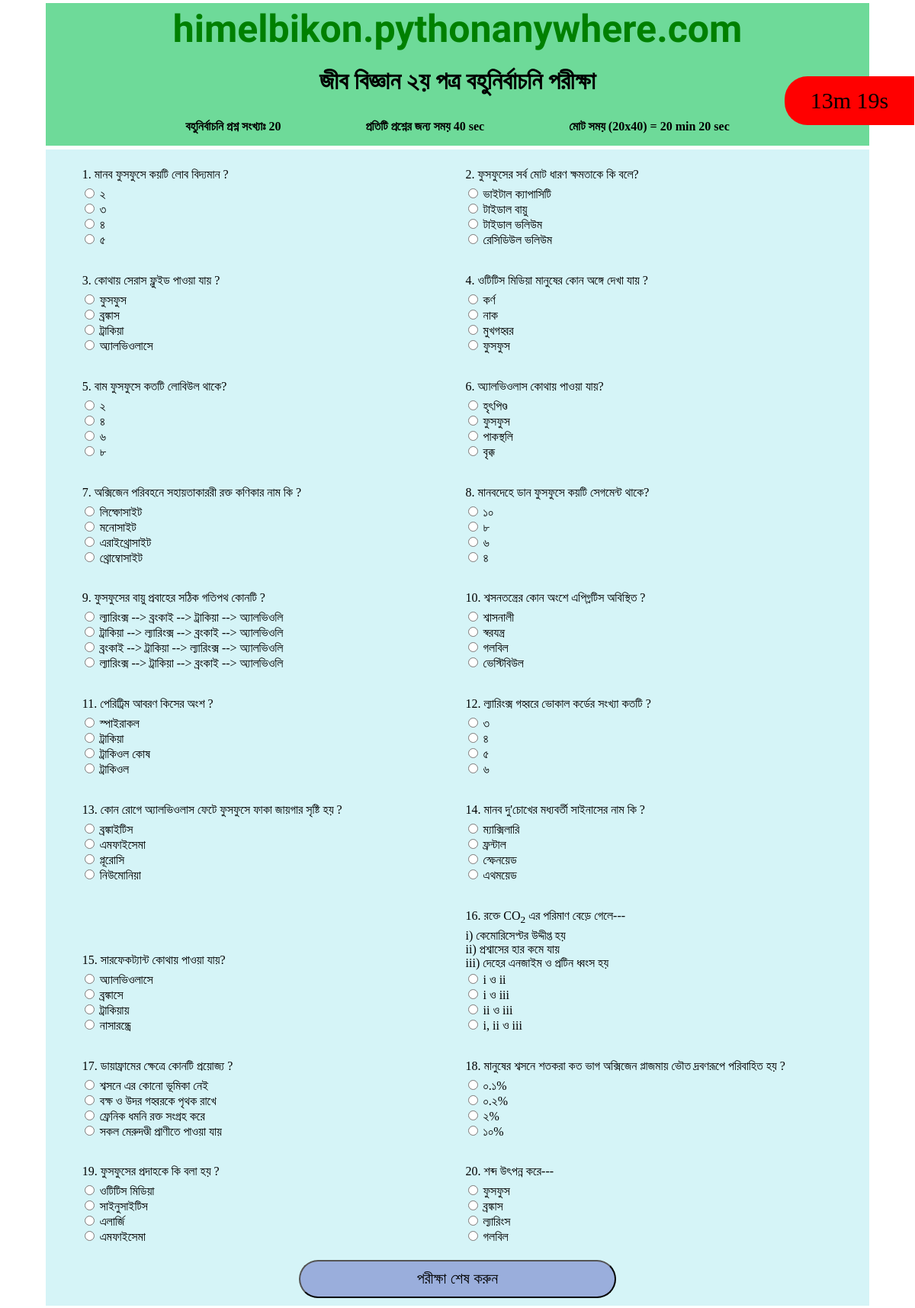
Screenshot of /quiz/hsc/biology2/chapter/05/ with the database file from the repository.
### quiz/models.py (models this page shows, shortened)
class HSC_Quiz(models.Model):
    subject = models.CharField(max_length=50)
    chapter_name = models.CharField(max_length=50)
    chapter_no = models.CharField(max_length=2, blank=True)
    stimulation = models.TextField(blank=True)
    question = models.CharField(max_length=400)
    multiple_answer = models.TextField(blank=True)
    a = models.CharField(max_length=200)
    b = models.CharField(max_length=200)
    c = models.CharField(max_length=200)
    d = models.CharField(max_length=200)
    answer = models.CharField(max_length=200)
    explanation = models.TextField(blank=True)

### quiz/views.py (the view)
# urls.py: path('hsc/<str:sub>/chapter/<int:chap_no>/', views.hsc_quiz, name='hsc_quiz'),
def hsc_quiz(request, sub, chap_no):
    raws = HSC_Quiz.objects.all()
    raw_list = []
    quiz_num = 20
    quizs = []
    exist = []
    answers_id = []
    subjects = {
        'biology1': 'জীব বিজ্ঞান ১ম পত্র',
        'biology2': 'জীব বিজ্ঞান ২য় পত্র'
    }
    if sub in subjects:
        subject = subjects[sub]
    else:
        subject = 'Unknown'
    for raw in raws:
        if raw.subject == sub and int(raw.chapter_no) == int(chap_no):
            raw_list.append(raw)
    if len(raw_list) < quiz_num:
        return render(request, 'quiz/quiz.html', {'message': 'এই বিষয় বা অধ্যয়ের যথেষ্ট প্রশ্ন আমাদের সার্ভারে নেই'})
    while len(quizs) + 1 <= quiz_num:
        mcq = random.choice(raw_list)
        if not mcq in exist:
            mcq.question = str(len(quizs) + 1) + '. ' + mcq.question
            quizs.append(mcq)
            exist.append(mcq)
    for x in quizs:
        answers_id.append(x.id)
    main_dic = {
                'quizs':quizs,
                'answers_id':answers_id,
                'subject':subject,
                'quiz_num': quiz_num,
                'each_quiz_time': 40,
                'total_time': str((quiz_num*40)%60) + ' min ' + str((quiz_num*40)%60) + ' sec',
            }
    return render(request, 'quiz/quiz.html', main_dic)

### quiz/templates/quiz/quiz.html (shortened to what this page needs)
{% load static %}
<!DOCTYPE html>
<html lang="en" dir="ltr">
  <head>
    <link rel="stylesheet" href="{% static 'css/quiz.css' %}">
  </head>
  <body>
    <div class="exam_info">
      <h1 id="url"> <a href="{% url 'home' %}">himelbikon.pythonanywhere.com</a> </h1>
      <h1>{{ subject }} বহুনির্বাচনি পরীক্ষা </h1>
      <div>বহুনির্বাচনি প্রশ্ন সংখ্যাঃ {{ quiz_num }}</div>
      <div>প্রতিটি প্রশ্নের জন্য সময় {{ each_quiz_time }} sec</div>
      <div>মোট সময় ({{ quiz_num }}x{{ each_quiz_time }}) = {{ total_time }}</div>
    </div>
    {% if message %}
    {{ message }}
    {% else %}
    <form name="quiz_form" id="quiz_form" method="POST" action="{% url 'quiz:quiz_result' %}">
      {% for quiz in quizs %}
      <div class="mcq">
       <div>{{ quiz.question|safe }}</div>
       <div> {{ quiz.multiple_answer|safe }} </div>
        <input type="radio" id="{{ quiz.a }}" name="{{ quiz.id }}" value="{{ quiz.a }}">
        <label for="{{ quiz.a }}">{{ quiz.a }}</label><br>
        <input type="radio" id="{{ quiz.b }}" name="{{ quiz.id }}" value="{{ quiz.b }}">
        <label for="{{ quiz.b }}">{{ quiz.b }}</label><br>
        <input type="radio" id="{{ quiz.c }}" name="{{ quiz.id }}" value="{{ quiz.c }}">
        <label for="{{ quiz.c }}">{{ quiz.c }}</label><br>
        <input type="radio" id="{{ quiz.d }}" name="{{ quiz.id }}" value="{{ quiz.d }}">
        <label for="{{ quiz.d }}">{{ quiz.d }}</label><br>
      </div>
      {% endfor %}
      <input id="submit" type="submit" value="পরীক্ষা শেষ করুন">
    </form>
    <div id="timer"> Strating... </div>
    {% endif %}
  </body>
</html>

### static/css/quiz.css (style rules this page uses)
.exam_info { text-align: center; padding: 5px; background: #6eda99; border-bottom: 5px white solid; }
.exam_info div { display: inline-block; padding: 1% 5%; font-weight: bold; }
#url { padding: 0 0; margin: 0 0; }
#url a { text-decoration: none; font-family: 'Acme', sans-serif; font-size: 50px; color: green; }
body { margin: 0.3% 5%; scroll-behavior: smooth; }
form { background: #d5f4f7; padding: 10px 20px; }
.mcq { padding: 2px 5px; padding-bottom: 10px; margin: 1% 2%; display: inline-block; width: 43%; }
.mcq div { padding: 2px; }
#submit { width: 40%; margin-left: 30%; margin-right: 30%; height: 50px; font-size: 20px; border-radius: 25px; background: #9aaedc; }
#timer { position: fixed; right: 1px; top: 100px; background: red; min-width: 150px; max-width: 75%; min-height: 30px; padding-top: 15px; padding-right: 10px; padding-left: 10px; padding-bottom: 15px; font-size: 30px; text-align: center; border-radius: 30px 0px 0px 30px; }

### rows the page displays
HSC_Quiz: question "1. মানব ফুসফুসে কয়টি লোব বিদ্যমান ?", a "২", b "৩", c "৪", d "৫"
HSC_Quiz: question "2. ফুসফুসের সর্ব মোট ধারণ ক্ষমতাকে কি বলে?", a "ভাইটাল ক্যাপাসিটি", b "টাইডাল বায়ু", c "টাইডাল ভলিউম", d "রেসিডিউল ভলিউম"
HSC_Quiz: question "3. কোথায় সেরাস ফ্লুইড পাওয়া যায় ?", a "ফুসফুস", b "ব্রঙ্কাস", c "ট্রাকিয়া", d "অ্যালভিওলাসে"
HSC_Quiz: question "4. ওটিটিস মিডিয়া মানুষের কোন অঙ্গে দেখা যায় ?", a "কর্ণ", b "নাক", c "মুখগহ্বর", d "ফুসফুস"
HSC_Quiz: question "5. বাম ফুসফুসে কতটি লোবিউল থাকে?", a "২", b "৪", c "৬", d "৮"
HSC_Quiz: question "6. অ্যালভিওলাস কোথায় পাওয়া যায়?", a "হৃৎপিণ্ড", b "ফুসফুস", c "পাকস্থলি", d "বৃক্ক"
HSC_Quiz: question "7. অক্সিজেন পরিবহনে সহায়তাকাররী রক্ত কণিকার নাম কি ?", a "লিম্ফোসাইট", b "মনোসাইট", c "এরাইথ্রোসাইট", d "থ্রোম্বোসাইট"
HSC_Quiz: question "8. মানবদেহে ডান ফুসফুসে কয়টি সেগমেন্ট থাকে?", a "১০", b "৮", c "৬", d "৪"
HSC_Quiz: question "9. ফুসফুসের বায়ু প্রবাহের সঠিক গতিপথ কোনটি ?", a "ল্যারিংক্স --> ব্রংকাই --> ট্রাকিয়া --> অ্যালভিওলি", b "ট্রাকিয়া --> ল্যারিংক্স --> ব্রংকাই --> অ্যালভিওলি", c "ব্রংকাই --> ট্রাকিয়া --> ল্যারিংক্স --> অ্যালভিওলি", d "ল্যারিংক্স --> ট্রাকিয়া --> ব্রংকাই --> অ্যালভিওলি"
HSC_Quiz: question "10. শ্বসনতন্ত্রের কোন অংশে এপিগ্লটিস অবিস্থিত ?", a "শ্বাসনালী", b "স্বরযন্ত্র", c "গলবিল", d "ভেস্টিবিউল"
HSC_Quiz: question "11. পেরিট্রিম আবরণ কিসের অংশ ?", a "স্পাইরাকল", b "ট্রাকিয়া", c "ট্রাকিওল কোষ", d "ট্রাকিওল"
HSC_Quiz: question "12. ল্যারিংক্স গহ্বরে ভোকাল কর্ডের সংখ্যা কতটি ?", a "৩", b "৪", c "৫", d "৬"
HSC_Quiz: question "13. কোন রোগে অ্যালভিওলাস ফেটে ফুসফুসে ফাকা জায়গার সৃষ্টি হয় ?", a "ব্রঙ্কাইটিস", b "এমফাইসেমা", c "প্লূরোসি", d "নিউমোনিয়া"
HSC_Quiz: question "14. মানব দু'চোখের মধ্যবর্তী সাইনাসের নাম কি ?", a "ম্যাক্সিলারি", b "ফ্রন্টাল", c "স্ফেনয়েড", d "এথময়েড"
HSC_Quiz: question "15. সারফেকট্যান্ট কোথায় পাওয়া যায়?", a "অ্যালভিওলাসে", b "ব্রঙ্কাসে", c "ট্রাকিয়ায়", d "নাসারন্ধ্রে"
HSC_Quiz: question "16. রক্তে CO 2 এর পরিমাণ বেড়ে গেলে---", multiple_answer "i) কেমোরিসেপ্টর উদ্দীপ্ত হয় ii) প্রশ্বাসের হার কমে যায় iii) দেহের এনজাইম ও প্রটিন ধ্বংস হয়", a "i ও ii", b "i ও iii", c "ii ও iii", d "i, ii ও iii"
HSC_Quiz: question "17. ডায়াফ্রামের ক্ষেত্রে কোনটি প্রয়োজ্য ?", a "শ্বসনে এর কোনো ভূমিকা নেই", b "বক্ষ ও উদর গহ্বরকে পৃথক রাখে", c "ফ্রেনিক ধমনি রক্ত সংগ্রহ করে", d "সকল মেরুদণ্ডী প্রাণীতে পাওয়া যায়"
HSC_Quiz: question "18. মানুষের শ্বসনে শতকরা কত ভাগ অক্সিজেন প্লাজমায় ভৌত দ্রবণরূপে পরিবাহিত হয় ?", a "০.১%", b "০.২%", c "২%", d "১০%"
HSC_Quiz: question "19. ফুসফুসের প্রদাহকে কি বলা হয় ?", a "ওটিটিস মিডিয়া", b "সাইনুসাইটিস", c "এলার্জি", d "এমফাইসেমা"
HSC_Quiz: question "20. শব্দ উৎপন্ন করে---", a "ফুসফুস", b "ব্রঙ্কাস", c "ল্যারিংস", d "গলবিল"

### other values shown
{{ subject }} "জীব বিজ্ঞান ২য় পত্র"
{{ quiz_num }} "20"
{{ each_quiz_time }} "40"
{{ total_time }} "20 min 20 sec"
